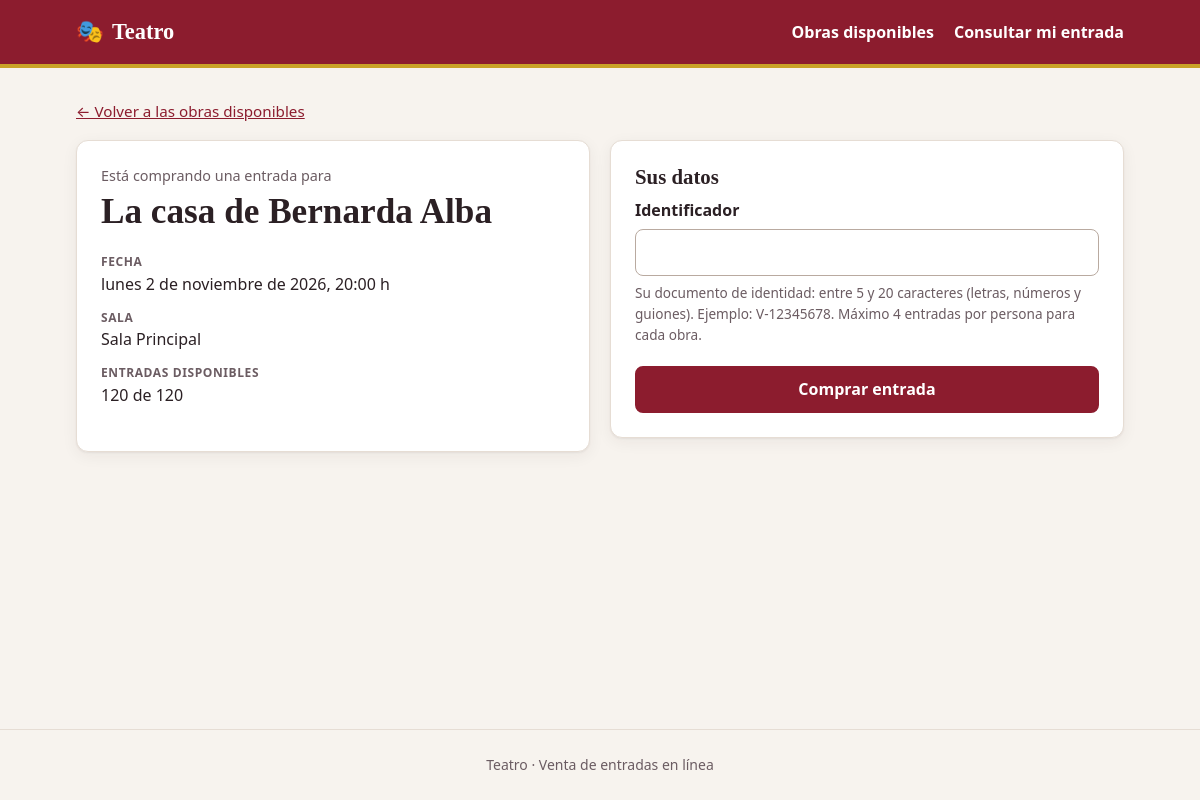
The page /comprar.php?obra=1 on the database its author committed.
### tables this page shows
CREATE TABLE `OBRA` (
    `cod_obra`    INT UNSIGNED      NOT NULL AUTO_INCREMENT,
    `nombre`      VARCHAR(150)      NOT NULL,
    `fecha_obra`  DATETIME          NOT NULL COMMENT 'Fecha y hora de la función',
    `aforo`       SMALLINT UNSIGNED NOT NULL COMMENT 'Capacidad total de la sala para la función',
    `disponibles` SMALLINT UNSIGNED NOT NULL COMMENT 'Entradas que quedan por vender',
    `sala`        VARCHAR(50)       NOT NULL,
    PRIMARY KEY (`cod_obra`),
    KEY `idx_obra_fecha_disponibles` (`fecha_obra`, `disponibles`),
    CONSTRAINT `chk_obra_nombre`      CHECK (CHAR_LENGTH(TRIM(`nombre`)) > 0),
    CONSTRAINT `chk_obra_aforo`       CHECK (`aforo` > 0),
    CONSTRAINT `chk_obra_disponibles` CHECK (`disponibles` <= `aforo`)
);

### includes/helpers.php (called while the page is built, shortened)
<?php
function config(): array
{
    static $config = null;
    if ($config === null) {
        $config = require __DIR__ . '/config.php';
    }
    return $config;
}
function e($valor): string
{
    return htmlspecialchars((string) $valor, ENT_QUOTES | ENT_SUBSTITUTE, 'UTF-8');
}
function url(string $ruta = ''): string
{
    static $base = null;
    if ($base === null) {
        $directorio = str_replace('\\', '/', dirname($_SERVER['SCRIPT_NAME'] ?? '/'));
        $base = rtrim($directorio, '/') . '/';
    }
    return $base . ltrim($ruta, '/');
}
function entero_positivo($valor): ?int
{
    $entero = filter_var($valor, FILTER_VALIDATE_INT, [
        'options' => ['min_range' => 1, 'max_range' => 4294967295],
    ]);
    return $entero === false ? null : $entero;
}
function formatear_fecha(string $fechaHora): string
{
    $fecha = DateTimeImmutable::createFromFormat('Y-m-d H:i:s', $fechaHora);
    $dias = ['domingo', 'lunes', 'martes', 'miércoles', 'jueves', 'viernes', 'sábado'];
    $meses = [
        1 => 'enero', 'febrero', 'marzo', 'abril', 'mayo', 'junio',
        'julio', 'agosto', 'septiembre', 'octubre', 'noviembre', 'diciembre',
    ];
    return sprintf(
        '%s %d de %s de %d, %s h',
        $dias[(int) $fecha->format('w')],
        (int) $fecha->format('j'),
        $meses[(int) $fecha->format('n')],
        (int) $fecha->format('Y'),
        $fecha->format('H:i')
    );
}
function fecha_iso(string $fechaHora): string
{
    return str_replace(' ', 'T', $fechaHora);
}

### includes/obras.php (called while the page is built, shortened)
<?php
function tipar_obra(array $fila): array
{
    $fila['cod_obra'] = (int) $fila['cod_obra'];
    $fila['aforo'] = (int) $fila['aforo'];
    $fila['disponibles'] = (int) $fila['disponibles'];
    return $fila;
}
function obtener_obra_disponible(PDO $pdo, int $codObra): ?array
{
    $stmt = $pdo->prepare(
        'SELECT cod_obra, nombre, fecha_obra, aforo, disponibles, sala
           FROM OBRA
          WHERE cod_obra = :cod_obra
            AND disponibles > 0
            AND fecha_obra > NOW()'
    );
    $stmt->execute(['cod_obra' => $codObra]);
    $obra = $stmt->fetch();
    return $obra === false ? null : tipar_obra($obra);
}

### includes/config.php (called while the page is built, shortened)
<?php
$limiteDeEntorno = static function (string $variable, int $porDefecto): int {
    $valor = getenv($variable);
    return ($valor === false || $valor === '') ? $porDefecto : (int) $valor;
};
$config = [
    'db' => [
        'host'     => getenv('TEATRO_DB_HOST') ?: 'localhost',
        'port'     => (int) (getenv('TEATRO_DB_PORT') ?: 3306),
        'name'     => getenv('TEATRO_DB_NAME') ?: 'TEATRO',
        'user'     => getenv('TEATRO_DB_USER') ?: 'root',
        'password' => getenv('TEATRO_DB_PASSWORD') ?: '',
    ],
    'debug' => filter_var(getenv('TEATRO_DEBUG') ?: false, FILTER_VALIDATE_BOOLEAN),
    'limites' => [
        'entradas_por_comprador' => $limiteDeEntorno('TEATRO_LIMITE_ENTRADAS_COMPRADOR', 4),
        'compras_por_ip'         => $limiteDeEntorno('TEATRO_LIMITE_COMPRAS_IP', 10),
        'consultas_por_ip'       => $limiteDeEntorno('TEATRO_LIMITE_CONSULTAS_IP', 10),
        'directorio'             => getenv('TEATRO_LIMITES_DIR') ?: sys_get_temp_dir() . '/teatro-limites',
    ],
];
$archivoLocal = __DIR__ . '/config.local.php';
return $config;

### comprar.php (the view, shortened to what this page needs)
<?php
require __DIR__ . '/includes/bootstrap.php';
$pdo = db();
$limites = config()['limites'];
$error = null;
$identificadorIngresado = '';
if ($_SERVER['REQUEST_METHOD'] === 'POST') {
    $tokenRecibido = $_POST['token'] ?? null;
    $datosToken = obtener_token_compra($tokenRecibido);
    $identificadorRecibido = $_POST['identificador'] ?? '';
    $identificadorIngresado = is_string($identificadorRecibido) ? substr(trim($identificadorRecibido), 0, 30) : '';
    if ($datosToken === null) {
        $codObra = entero_positivo($_GET['obra'] ?? null);
        $error = navegador_envio_cookie_de_sesion()
            ? 'Su sesión expiró. Por favor, confirme nuevamente la compra.'
            : 'Su navegador no está aceptando cookies. Habilítelas para poder completar la compra.';
        http_response_code(400);
    } elseif ($datosToken['numero_venta'] !== null) {
        redirigir('confirmacion.php?venta=' . $datosToken['numero_venta']);
    } else {
        $token = $tokenRecibido;
        $codObra = $datosToken['cod_obra'];
        $identificador = normalizar_identificador($identificadorIngresado);
        if ($identificador === '') {
            $error = 'Ingrese su identificador para continuar.';
        } elseif (!identificador_valido($identificador)) {
            $error = 'El identificador debe tener entre 5 y 20 caracteres y solo puede contener letras (sin acentos), números y guiones.';
        } elseif (!consumir_intento('compra', $limites['compras_por_ip'], 3600)) {
            error_log('[TEATRO-AVISO] Límite de compras por IP alcanzado: ' . ($_SERVER['REMOTE_ADDR'] ?? ''));
            render_pagina_mensaje(
                429,
                'Demasiadas compras',
                'Se alcanzó el máximo de compras permitidas desde su conexión. Por favor, inténtelo de nuevo más tarde. No se registró ninguna compra.'
            );
            exit;
        } else {
            ignore_user_abort(true);
            try {
                $numeroVenta = registrar_venta($pdo, $codObra, $identificador, $limites['entradas_por_comprador']);
            } catch (ObraNoDisponibleException $e) {
                render_pagina_mensaje(
                    409,
                    'Entradas no disponibles',
                    'Lo sentimos, las entradas de esta obra se agotaron o la obra ya no está a la venta. No se registró ninguna compra.'
                );
                exit;
            } catch (LimiteEntradasException $e) {
                $numeroVenta = null;
                $error = sprintf(
                    'Este identificador ya tiene el máximo de %d entradas permitidas para esta obra. No se registró ninguna compra.',
                    $limites['entradas_por_comprador']
                );
            }
            if ($numeroVenta !== null) {
                consumir_token_compra($token, $numeroVenta);
                redirigir('confirmacion.php?venta=' . $numeroVenta);
            }
        }
        http_response_code(422);
    }
} else {
    $codObra = entero_positivo($_GET['obra'] ?? null);
}
$obra = $codObra === null ? null : obtener_obra_disponible($pdo, $codObra);
?>
<p class="volver"><a href="<?= e(url('index.php')) ?>">← Volver a las obras disponibles</a></p>
<div class="compra">
    <section class="tarjeta compra__resumen" aria-labelledby="titulo-obra">
        <p class="sobretitulo">Está comprando una entrada para</p>
        <h1 id="titulo-obra"><?= e($obra['nombre']) ?></h1>
        <dl class="obra__datos">
            <div>
                <dt>Fecha</dt>
                <dd><time datetime="<?= e(fecha_iso($obra['fecha_obra'])) ?>"><?= e(formatear_fecha($obra['fecha_obra'])) ?></time></dd>
            </div>
            <div>
                <dt>Sala</dt>
                <dd><?= e($obra['sala']) ?></dd>
            </div>
            <div>
                <dt>Entradas disponibles</dt>
                <dd><?= e($obra['disponibles']) ?> de <?= e($obra['aforo']) ?></dd>
            </div>
        </dl>
    </section>
    <section class="tarjeta compra__formulario" aria-labelledby="titulo-formulario">
        <h2 id="titulo-formulario">Sus datos</h2>
        <form method="post" action="<?= e(url('comprar.php?obra=' . $obra['cod_obra'])) ?>" class="formulario" novalidate>
            <div class="campo">
                <label for="identificador">Identificador</label>
                <input
                    type="text"
                    id="identificador"
                    name="identificador"
                    value="<?= e($identificadorIngresado) ?>"
                    maxlength="30"
                    autocomplete="off"
                    autocapitalize="characters"
                    spellcheck="false"
                    required
                    aria-describedby="ayuda-identificador<?= $error !== null ? ' error-identificador' : '' ?>"
                    <?= $error !== null ? 'aria-invalid="true" autofocus' : '' ?>
                >
                <p class="campo__ayuda" id="ayuda-identificador">
                    Su documento de identidad: entre 5 y 20 caracteres (letras, números y guiones). Ejemplo: V-12345678.
                    <?php if ($limites['entradas_por_comprador'] > 0): ?>
                        Máximo <?= e($limites['entradas_por_comprador']) ?> entradas por persona para cada obra.
                    <?php endif; ?>
                </p>
            </div>
            <button type="submit" class="boton boton--bloque">
                Comprar entrada
            </button>
        </form>
    </section>
</div>

### assets/css/estilos.css (style rules this page uses)
:root { --color-fondo: #f7f3ee; --color-superficie: #ffffff; --color-texto: #2b2024; --color-texto-suave: #6b5c62; --color-borde: #e6ddd4; --color-primario: #8c1c2e; --color-primario-oscuro: #6d1423; --color-acento: #c9a227; --color-exito-fondo: #e8f5ec; --color-exito-texto: #1d6b3a; --color-error-fondo: #fdecec; --color-error-texto: #a1262f; --color-foco: #2563eb; --radio: 12px; --sombra: 0 1px 2px rgb(43 32 36 / 6%), 0 4px 16px rgb(43 32 36 / 6%); --fuente: system-ui, -apple-system, "Segoe UI", Roboto, "Helvetica Neue", Arial, sans-serif; --fuente-titulos: Georgia, "Times New Roman", serif; color-scheme: light; }
*, *::before, *::after { box-sizing: border-box; }
html { -webkit-text-size-adjust: 100%; }
body { margin: 0; min-height: 100vh; display: flex; flex-direction: column; font-family: var(--fuente); font-size: 1rem; line-height: 1.55; color: var(--color-texto); background: var(--color-fondo); }
h1, h2 { font-family: var(--fuente-titulos); line-height: 1.2; margin: 0 0 0.5rem; }
h1 { font-size: clamp(1.6rem, 4vw, 2.2rem); }
h2 { font-size: 1.3rem; }
p { margin: 0 0 1rem; }
a { color: var(--color-primario); }
.tarjeta { background: var(--color-superficie); border: 1px solid var(--color-borde); border-radius: var(--radio); box-shadow: var(--sombra); padding: 1.5rem; }
.boton { display: inline-flex; align-items: center; justify-content: center; min-height: 44px; padding: 0.6rem 1.25rem; border: 2px solid var(--color-primario); border-radius: 8px; background: var(--color-primario); color: #fff; font: inherit; font-weight: 600; text-decoration: none; cursor: pointer; transition: background-color 0.15s ease; }
.boton--bloque { width: 100%; }
.volver { margin-bottom: 1rem; font-size: 0.95rem; }
.obra__datos { margin: 0 0 1.25rem; display: grid; gap: 0.75rem; }
.obra__datos dt { font-size: 0.75rem; font-weight: 700; text-transform: uppercase; letter-spacing: 0.05em; color: var(--color-texto-suave); }
.obra__datos dd { margin: 0; }
.compra { display: grid; gap: 1.25rem; align-items: start; }
@media (min-width: 768px) { .compra { grid-template-columns: 1fr 1fr; } }
.sobretitulo { margin-bottom: 0.25rem; color: var(--color-texto-suave); font-size: 0.9rem; }
.compra__resumen h1 { margin-bottom: 1.25rem; }
.campo { margin-bottom: 1.25rem; }
.campo label { display: block; margin-bottom: 0.4rem; font-weight: 600; }
.campo input { width: 100%; min-height: 44px; padding: 0.6rem 0.75rem; border: 1px solid #b9aaa0; border-radius: 8px; font: inherit; font-size: 1.05rem; text-transform: uppercase; background: #fff; color: var(--color-texto); }
.campo__ayuda { margin: 0.4rem 0 0; color: var(--color-texto-suave); font-size: 0.85rem; }

### rows shown on the page
obra: nombre "La casa de Bernarda Alba", fecha_obra "lunes 2 de noviembre de 2026, 20:00 h", sala "Sala Principal", disponibles "120", aforo "120"

### other values the page prints
$limites['entradas_por_comprador'] "4"
